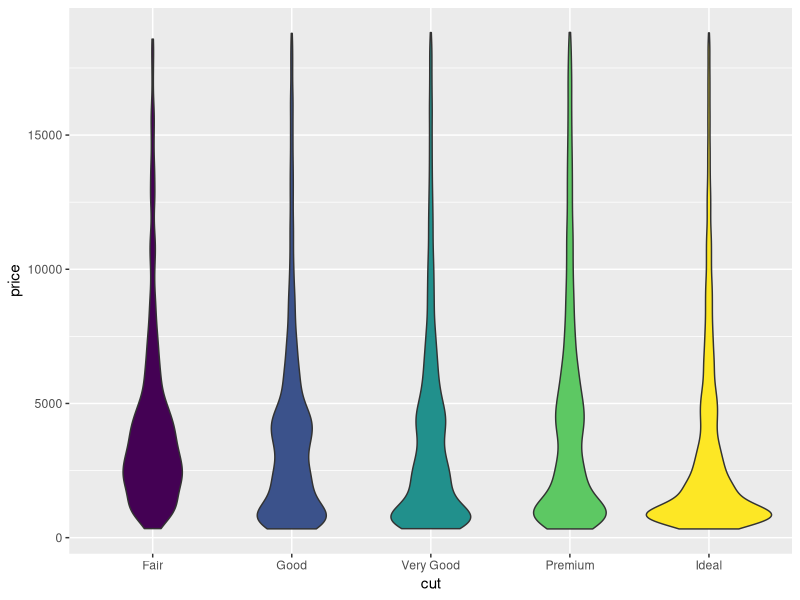

R code for this plot:
## ---- chunk 1
knitr::opts_chunk$set(fig.path = "images/")
## ---- chunk 2
library(ggplot2)
ggplot(data = diamonds) +
  geom_violin(aes(y=price, x=cut, fill = cut), show.legend = FALSE)
